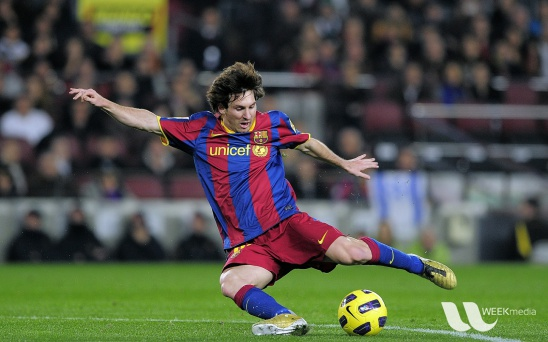
#> input picture resources/messi5.jpg, 548 x 342 px, given in place of output_video_from_web_cam_fast_motion.avi, which was not available
$ python bg_sub.py
#> lines starting #> are read from the running program, lines starting #| are printed output that depends on the picture; after the words box and inside, x2 and y2 are one past the last pixel; in counts of white or black regions, pixels touching at a corner belong together; pictures that were not available may be replaced by others from this repository, and a replacement may not be noted
import cv2
import numpy as np
import os

def process_video(video_path, mode="fast"):
    """
    mode: "fast" or "slow"
    """
#> called with mode = 'fast'

    # Define configuration presets
    if mode == "fast":
        config = {
            "min_brightness": 30,
            "max_brightness": 220,
            "min_area": 800,
            "learning_rate": 0.7,   # higher = fast adaptation
            "bg_thresh": 900,       # sensitive to motion
            "morph_kernel": (3, 3)
        }
    elif mode == "slow":
        config = {
            "min_brightness": 40,
            "max_brightness": 180,
            "min_area": 1200,
            "learning_rate": 0.05,  # slower background adaptation
            "bg_thresh": 300,       # less sensitive to background variation
            "morph_kernel": (7, 7)
        }
    else:
        raise ValueError("Mode must be 'fast' or 'slow'.")

    # Load video
    cap = cv2.VideoCapture(video_path)
    if not cap.isOpened():
        print(f"❌ Cannot open video: {video_path}")
        return

    # Get frame size and FPS
    frame_width = int(cap.get(cv2.CAP_PROP_FRAME_WIDTH))
    frame_height = int(cap.get(cv2.CAP_PROP_FRAME_HEIGHT))
    fps = cap.get(cv2.CAP_PROP_FPS) or 20.0
    frame_size = (frame_width, frame_height)

    # Ensure output directory exists
    os.makedirs("./outputs", exist_ok=True)

    # Define output path and writer
    output_path = f'./outputs/{mode}_output_video.avi'
    fourcc = cv2.VideoWriter_fourcc(*'MJPG')
    output = cv2.VideoWriter(output_path, fourcc, fps, frame_size)

    # Initialize background subtractor
    mog = cv2.createBackgroundSubtractorKNN(detectShadows=False)
    mog.setDist2Threshold(config["bg_thresh"])

    print(f"▶ Processing {mode.upper()} mode... Press 'q' to quit")

    while True:
        ret, frame = cap.read()
#> frame is the input picture: shape (342, 548, 3); mean B, G, R 72.4, 86, 82.2
        if not ret:
            break

        # Convert to grayscale
        gray = cv2.cvtColor(frame, cv2.COLOR_BGR2GRAY)
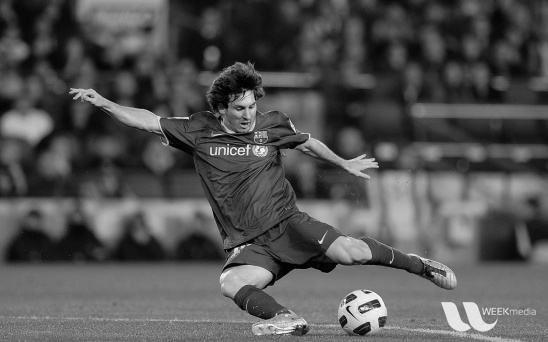
#> gray: shape (342, 548); min 0, max 251, mean 83.3

        # Brightness mask
        mask = cv2.inRange(gray, config["min_brightness"], config["max_brightness"])
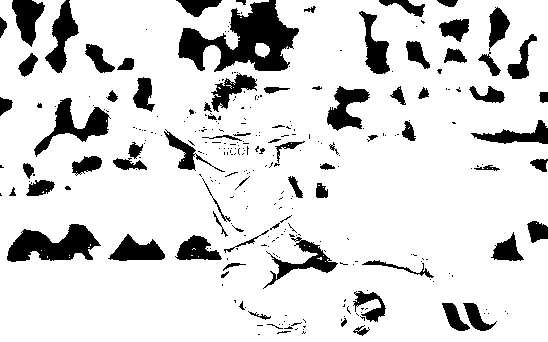
#> mask: shape (342, 548); 85.3% white; 300 black regions (222 under 20 px), largest, box (x1, y1, x2, y2) and area: (178, 0, 299, 72) 4238, (7, 224, 101, 262) 2098, (34, 98, 111, 157) 1384
        gray_masked = cv2.bitwise_and(gray, gray, mask=mask)
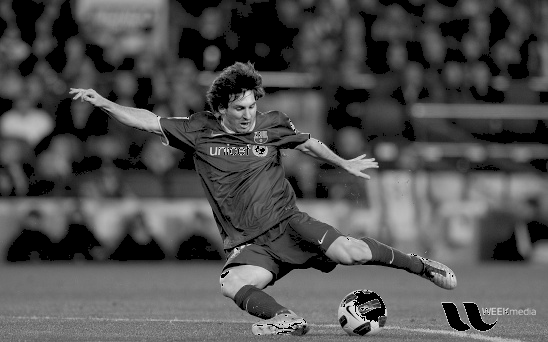
#> gray_masked: shape (342, 548); min 0, max 220, mean 78.8

        # Apply background subtraction
        fgmask = mog.apply(gray_masked, learningRate=config["learning_rate"])
#> fgmask: shape (342, 548); every value is 255

        # Morphological operations
        kernel = cv2.getStructuringElement(cv2.MORPH_ELLIPSE, config["morph_kernel"])
        fgmask = cv2.erode(fgmask, kernel, iterations=1)
        fgmask = cv2.dilate(fgmask, kernel, iterations=2)

        # Find contours
        contours, _ = cv2.findContours(fgmask, cv2.RETR_EXTERNAL, cv2.CHAIN_APPROX_SIMPLE)
#> contours = [[[0, 0], [0, 341], [547, 341], [547, 0]]]

        # Draw results
        result = frame.copy()
        for contour in contours:
            area = cv2.contourArea(contour)
            if area < config["min_area"]:
                continue
            x, y, w, h = cv2.boundingRect(contour)
            cv2.rectangle(result, (x, y), (x+w, y+h), (0, 255, 0), 2)
            cv2.putText(result, f'Area: {int(area)}', (x, y-10),
                        cv2.FONT_HERSHEY_SIMPLEX, 0.5, (0, 255, 0), 2)
#> this loop made 1 pass
#> (contour, area, x, y, w, h) on pass 1: ([[0, 0], [0, 341], [547, 341], [547, 0]], 186527, 0, 0, 548, 342)
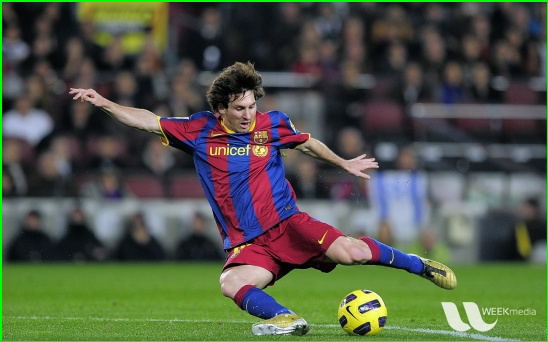
#> result: shape (342, 548, 3); 1.42% of pixels changed, all inside (x1, y1, x2, y2) = (0, 0, 548, 342)

        # Convert fgmask to BGR before saving
        fg_bgr = cv2.cvtColor(fgmask, cv2.COLOR_GRAY2BGR)
#> fg_bgr: shape (342, 548, 3); every value is 255
        output.write(fg_bgr)

        # Display
        cv2.imshow(f'Motion Detection ({mode.upper()})', fgmask)
        cv2.imshow(f'Result ({mode.upper()})', result)

        if cv2.waitKey(30) & 0xFF == ord('q'):
#> (key q is pressed here)
            break

    cap.release()
    output.release()
    cv2.destroyAllWindows()
    print(f"✅ Output saved to {output_path}")


# -----------------------------
# Run both modes separately
# -----------------------------

process_video("output_video_from_web_cam_fast_motion.avi", mode="fast")
process_video("output_video_from_web_cam_slow_motion.avi", mode="slow")
#> call 2 of process_video, with mode = 'slow'
#> in process_video (call 2), `frame_width = int(cap.get(cv2.CAP_PROP_FRAME_WIDTH))`: frame_width = 548
#> in process_video (call 2), `frame_height = int(cap.get(cv2.CAP_PROP_FRAME_HEIGHT))`: frame_height = 342
#> in process_video (call 2), `fps = cap.get(cv2.CAP_PROP_FPS) or 20.0`: fps = 30
#> in process_video (call 2), `frame_size = (frame_width, frame_height)`: frame_size = (548, 342)
#> in process_video (call 2), `fourcc = cv2.VideoWriter_fourcc(*'MJPG')`: fourcc = 1196444237
#> in process_video (call 2), `mask = cv2.inRange(gray, config["min_brightness"], config["max_brightn..`:
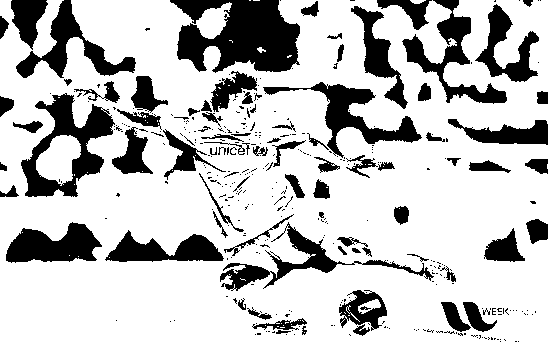
#> mask: shape (342, 548); 75.8% white; 371 black regions (285 under 20 px), largest, box (x1, y1, x2, y2) and area: (170, 0, 300, 73) 6338, (21, 93, 115, 197) 3763, (263, 82, 422, 158) 2791
#> in process_video (call 2), `gray_masked = cv2.bitwise_and(gray, gray, mask=mask)`:
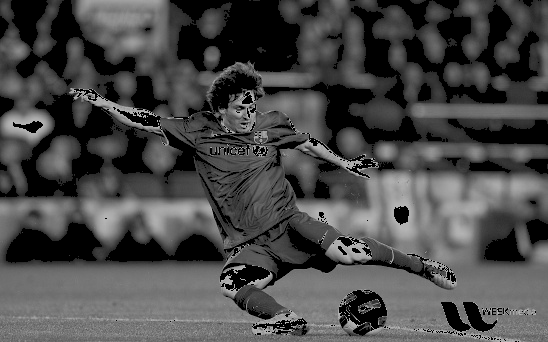
#> gray_masked: shape (342, 548); min 0, max 180, mean 72.5
#> the loop in process_video (call 2), `for contour in contours:` made 1 pass
#> (key Esc is pressed here)
